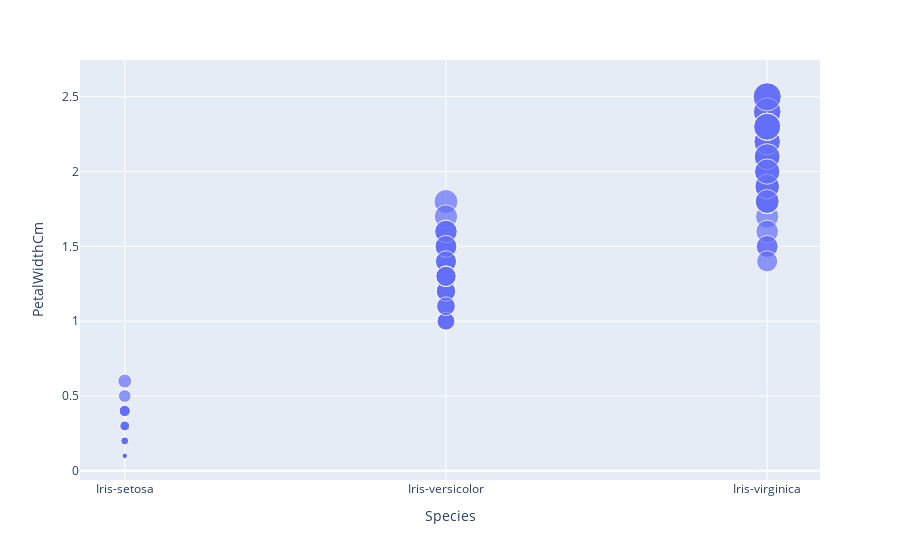

Here is the notebook cell this chart was saved with:
### Code cell
# It shows the size differentiation 
px.scatter(iris,x='Species',y='PetalWidthCm',size='PetalWidthCm')

### Figure 1 — Plotly figure (JSON) as saved in the notebook; plotly's stock layout.template omitted (floating-point values rounded to 4 significant figures; data arrays with more than 128 entries replaced by an {"elided": "..."} marker saying what was removed)
{"data": [{"hovertemplate": "Species=%{x}<br>PetalWidthCm=%{marker.size}<extra></extra>", "legendgroup": "", "marker": {"color": "#636efa", "size": {"elided": "150 float values"}, "sizemode": "area", "sizeref": 0.00625, "symbol": "circle"}, "mode": "markers", "name": "", "orientation": "v", "showlegend": false, "type": "scatter", "x": {"elided": "150 str values"}, "xaxis": "x", "y": {"elided": "150 float values"}, "yaxis": "y"}], "layout": {"legend": {"itemsizing": "constant", "tracegroupgap": 0}, "margin": {"t": 60}, "xaxis": {"anchor": "y", "domain": [0, 1], "title": {"text": "Species"}}, "yaxis": {"anchor": "x", "domain": [0, 1], "title": {"text": "PetalWidthCm"}}}}
